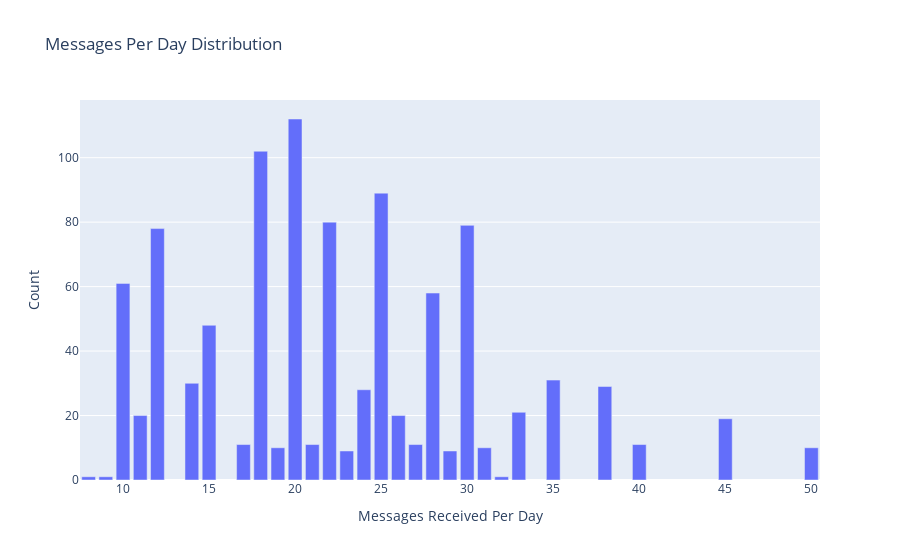

Here is the notebook cell this chart was saved with:
### Markdown cell above
### Messages Per Day Distribution

### Code cell
comments_received_counts = train_df['Messages_Sent_Per_Day'].value_counts().sort_index()
plt = px.bar(
    x=comments_received_counts.index, 
    y=comments_received_counts.values, 
    title='Messages Per Day Distribution',
    labels={'x': 'Messages Received Per Day', 'y': 'Count'}
)
plt.show()

### Figure 1 — Plotly figure (JSON) as saved in the notebook; plotly's stock layout.template omitted (floating-point values rounded to 4 significant figures)
{"data": [{"alignmentgroup": "True", "hovertemplate": "Messages Received Per Day=%{x}<br>Count=%{y}<extra></extra>", "legendgroup": "", "marker": {"color": "#636efa", "pattern": {"shape": ""}}, "name": "", "offsetgroup": "", "orientation": "v", "showlegend": false, "textposition": "auto", "type": "bar", "x": [8, 9, 10, 11, 12, 14, 15, 17, 18, 19, 20, 21, 22, 23, 24, 25, 26, 27, 28, 29, 30, 31, 32, 33, 35, 38, 40, 45, 50], "xaxis": "x", "y": [1, 1, 61, 20, 78, 30, 48, 11, 102, 10, 112, 11, 80, 9, 28, 89, 20, 11, 58, 9, 79, 10, 1, 21, 31, 29, 11, 19, 10], "yaxis": "y"}], "layout": {"barmode": "relative", "legend": {"tracegroupgap": 0}, "title": {"text": "Messages Per Day Distribution"}, "xaxis": {"anchor": "y", "domain": [0, 1], "title": {"text": "Messages Received Per Day"}}, "yaxis": {"anchor": "x", "domain": [0, 1], "title": {"text": "Count"}}}}
